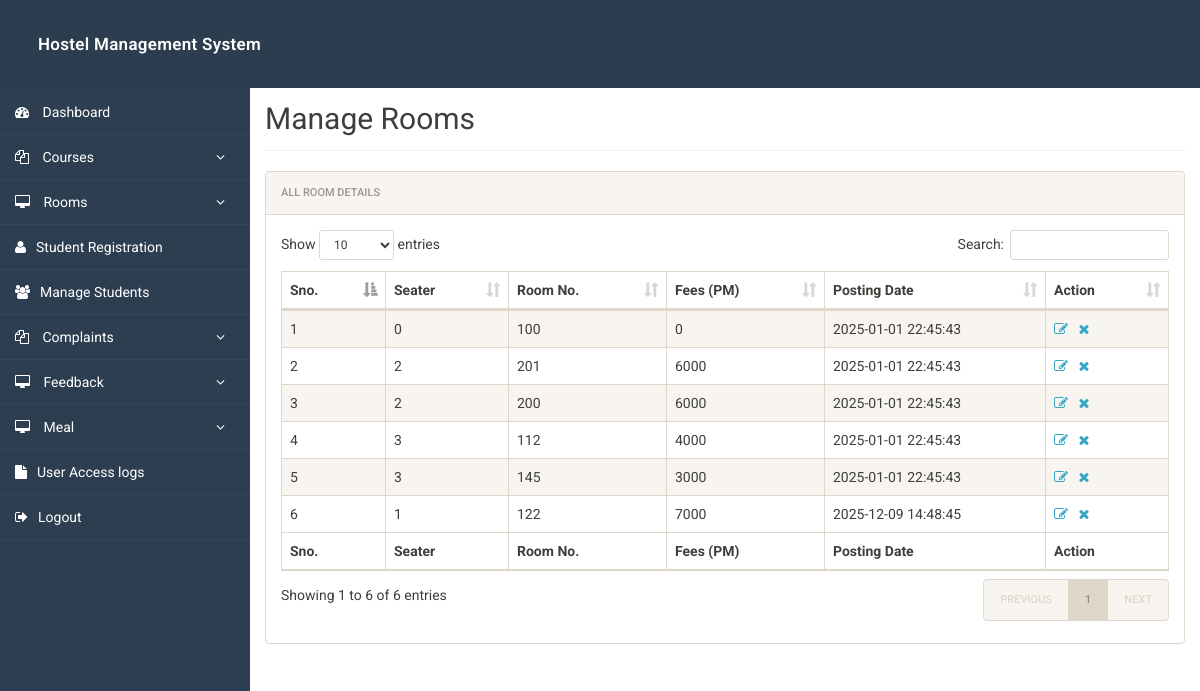
Before: /admin/manage-rooms.php (signed in) with the older database file.
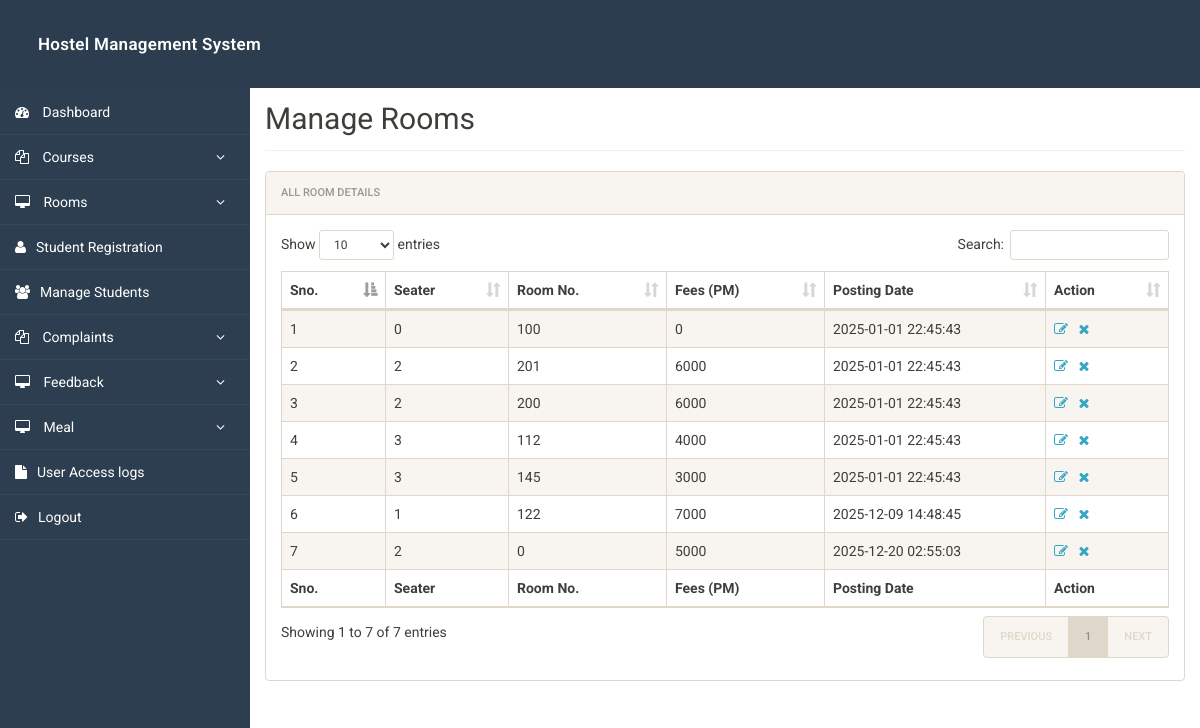
After: the same page with the newer database file.
### tables this page shows
CREATE TABLE `rooms` (
  `id` int(11) NOT NULL,
  `seater` int(11) DEFAULT NULL,
  `room_no` int(11) DEFAULT NULL,
  `fees` int(11) DEFAULT NULL,
  `posting_date` timestamp NULL DEFAULT current_timestamp()
);

### admin/manage-rooms.php (the view, shortened to what this page needs)
<?php
include('includes/config.php');
?>
<!doctype html>
<html lang="en" class="no-js">
<head>
	<link rel="stylesheet" href="css/font-awesome.min.css">
	<link rel="stylesheet" href="css/bootstrap.min.css">
	<link rel="stylesheet" href="css/dataTables.bootstrap.min.css">
	<link rel="stylesheet" href="css/bootstrap-social.css">
	<link rel="stylesheet" href="css/bootstrap-select.css">
	<link rel="stylesheet" href="css/fileinput.min.css">
	<link rel="stylesheet" href="css/awesome-bootstrap-checkbox.css">
	<link rel="stylesheet" href="css/style.css">
</head>
<body>
	<?php include('includes/header.php');?>
	<div class="ts-main-content">
			<?php include('includes/sidebar.php');?>
		<div class="content-wrapper">
			<div class="container-fluid">
				<div class="row">
					<div class="col-md-12">
						<h2 class="page-title" style="margin-top: 4%">Manage Rooms</h2>
						<div class="panel panel-default">
							<div class="panel-heading">All Room Details</div>
							<div class="panel-body">
								<table id="zctb" class="display table table-striped table-bordered table-hover" cellspacing="0" width="100%">
									<thead>
										<tr>
											<th>Sno.</th>
											<th>Seater</th>
											<th>Room No.</th>
											<th>Fees (PM) </th>
											<th>Posting Date  </th>
											<th>Action</th>
										</tr>
									</thead>
									<tfoot>
										<tr>
											<th>Sno.</th>
											<th>Seater</th>
											<th>Room No.</th>
											<th>Fees (PM) </th>
											<th>Posting Date  </th>
											<th>Action</th>
										</tr>
									</tfoot>
									<tbody>
<?php
$ret="select * from rooms";
$stmt= $mysqli->prepare($ret) ;
$stmt->execute() ;
$res=$stmt->get_result();
$cnt=1;
while($row=$res->fetch_object())
	  {
	  	?>
<tr><td><?php echo $cnt;;?></td>
<td><?php echo $row->seater;?></td>
<td><?php echo $row->room_no;?></td>
<td><?php echo $row->fees;?></td>
<td><?php echo $row->posting_date;?></td>
<td><a href="edit-room.php?id=<?php echo $row->id;?>"><i class="fa fa-edit"></i></a>&nbsp;&nbsp;
<a href="manage-rooms.php?del=<?php echo $row->id;?>" onclick="return confirm("Do you want to delete");"><i class="fa fa-close"></i></a></td>
										</tr>
									<?php
$cnt=$cnt+1;
									 } ?>
									</tbody>
								</table>
							</div>
						</div>
					</div>
				</div>
			</div>
		</div>
	</div>
</body>
</html>

Changed rows visible on the page:
added rooms: seater "2", room_no "0", fees "5000", posting_date "2025-12-20 02:55:03"
Other visible differences:
text written by a page script: "Show entries Search: Showing 1 to 6 of 6 entries PREVIOUS 1 NEXT" → "Show entries Search: Showing 1 to 7 of 7 entries PREVIOUS 1 NEXT"
